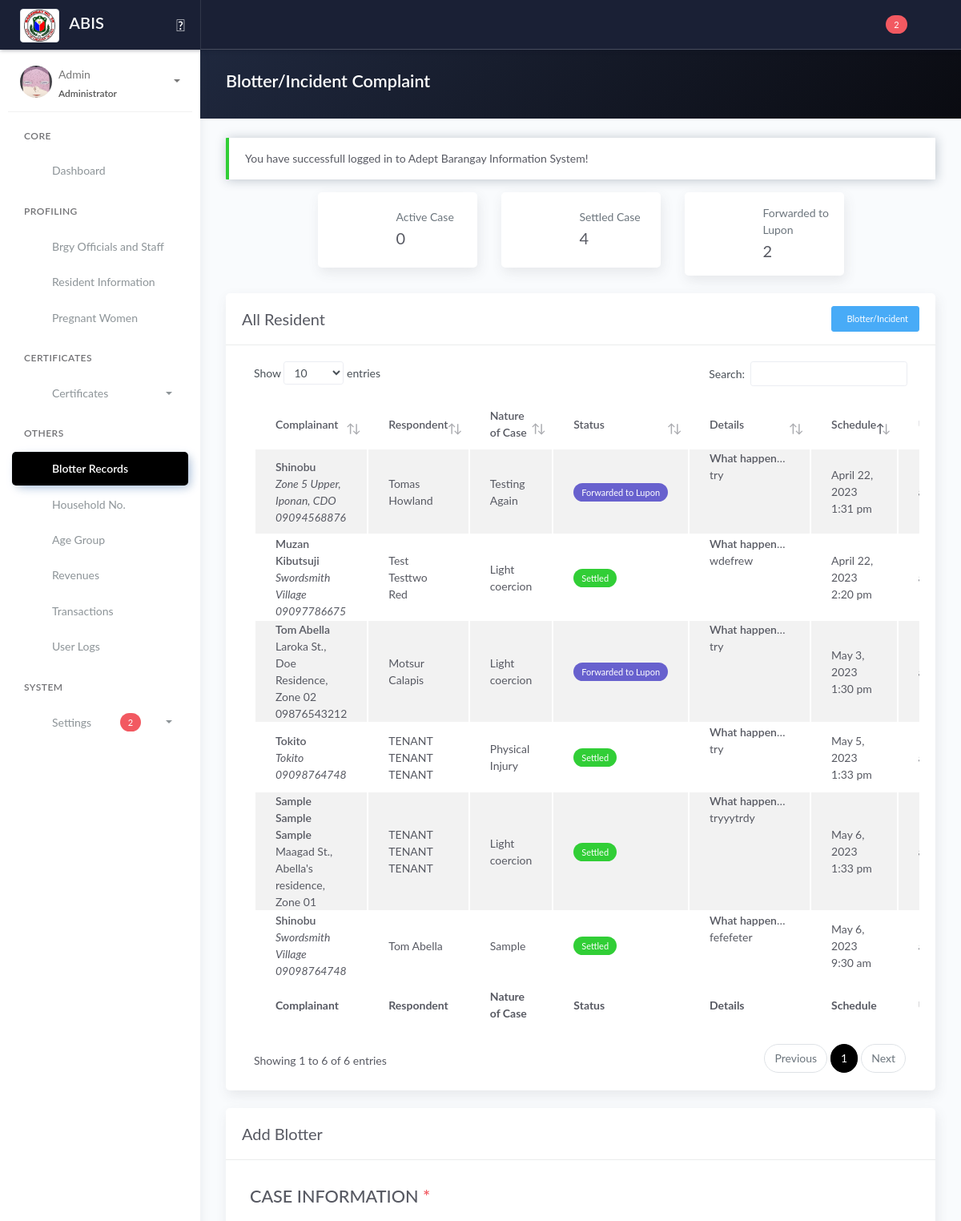
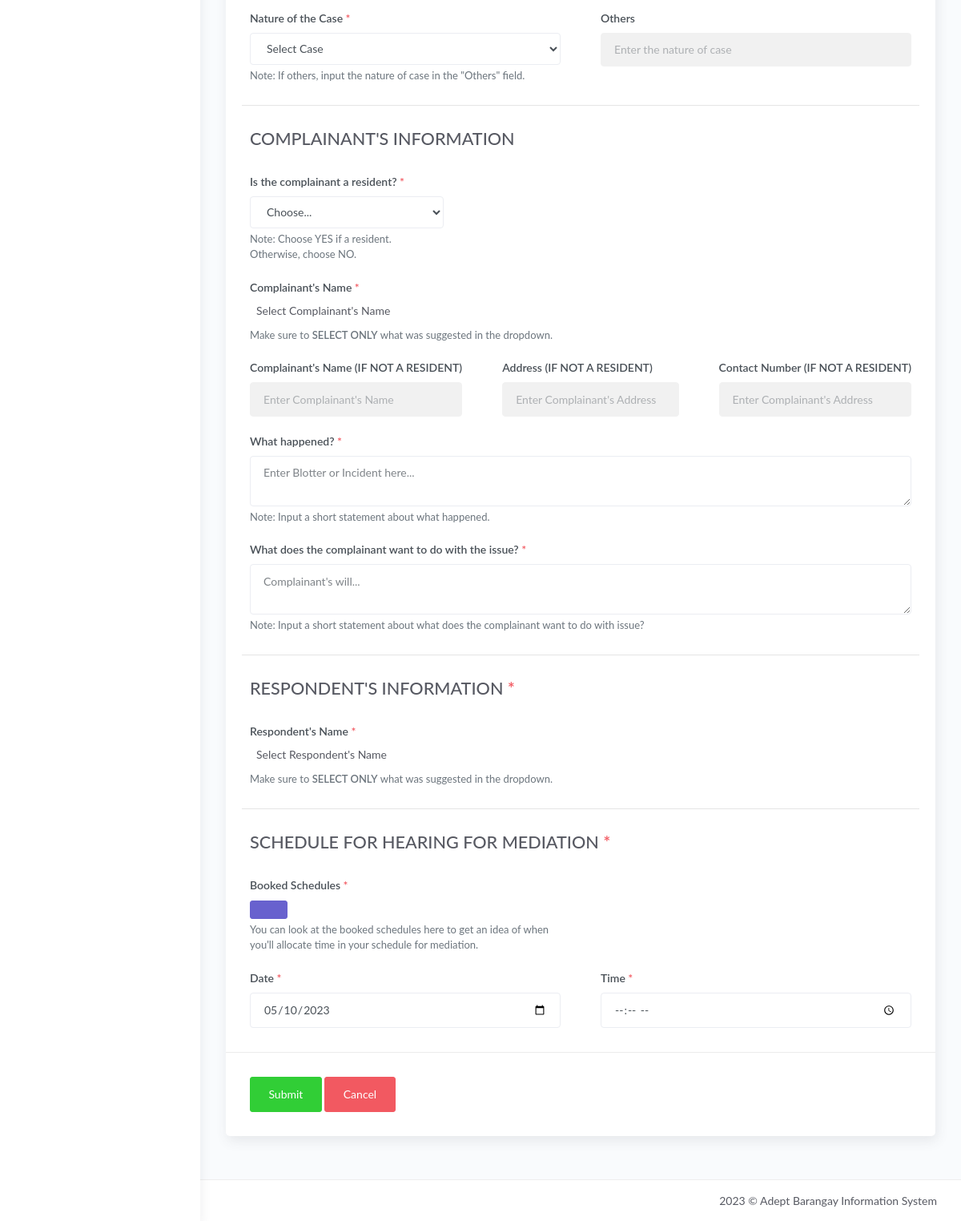
Screenshot of /blotter.php (signed in) with the database file from the repository (2 pictures, top to bottom).
### tables this page shows
CREATE TABLE `tblblotter` (
  `id_blotter` int(11) NOT NULL,
  `noc_id` varchar(100) DEFAULT NULL,
  `noc_others` varchar(100) DEFAULT 'N/A',
  `comp_id` varchar(10) DEFAULT 'N/A',
  `comp_nameNotResident` varchar(255) DEFAULT 'N/A',
  `comp_addNotResident` varchar(255) DEFAULT 'N/A',
  `comp_cnumNotResident` varchar(255) DEFAULT 'N/A',
  `comp_what` text DEFAULT NULL,
  `comp_what2` text DEFAULT NULL,
  `resp_id` varchar(255) DEFAULT NULL,
  `blotter_status` varchar(50) DEFAULT 'Active',
  `created_at_blotter` timestamp NOT NULL DEFAULT current_timestamp(),
  `updated_at_blotter` timestamp NOT NULL DEFAULT current_timestamp() ON UPDATE current_timestamp(),
  `id_user` varchar(25) DEFAULT NULL
);

CREATE TABLE `tblresident2` (
  `id_resident` int(11) NOT NULL,
  `national_id` varchar(100) NOT NULL,
  `region` varchar(10) NOT NULL,
  `city` varchar(100) NOT NULL,
  `province` varchar(100) NOT NULL,
  `barangay` varchar(100) NOT NULL,
  `citizenship` varchar(100) NOT NULL,
  `picture` text NOT NULL,
  `firstname` varchar(100) NOT NULL,
  `middlename` varchar(100) NOT NULL,
  `lastname` varchar(100) NOT NULL,
  `ext` varchar(10) NOT NULL,
  `alias` varchar(20) NOT NULL,
  `birthplace` varchar(100) NOT NULL,
  `birthdate` date NOT NULL,
  `sex` varchar(20) NOT NULL,
  `civilstatus` varchar(20) NOT NULL,
  `residence_type` varchar(25) NOT NULL COMMENT 'new; co-occupant; tenant',
  `id_household` int(80) NOT NULL,
  `family_head` varchar(10) NOT NULL,
  `date_of_residence` date NOT NULL,
  `vstatus` varchar(10) NOT NULL,
  `identified_as` varchar(20) NOT NULL,
  `phone` varchar(100) NOT NULL,
  `email` varchar(100) NOT NULL,
  `occupation` varchar(100) NOT NULL,
  `resident_type` int(20) NOT NULL DEFAULT 1 COMMENT '1 = Alive; 0 = Deceased',
  `id_org` varchar(100) NOT NULL,
  `pwd` varchar(5) NOT NULL,
  `indigent` varchar(5) NOT NULL,
  `remarks` text NOT NULL,
  `res_updated_at` timestamp NOT NULL DEFAULT current_timestamp() ON UPDATE current_timestamp(),
  `id_user` int(11) NOT NULL
);

CREATE TABLE `tbl_household` (
  `id_household` int(11) NOT NULL,
  `household_number` int(100) NOT NULL,
  `house_no` int(100) NOT NULL COMMENT '(2.1)',
  `id_purok` varchar(50) NOT NULL,
  `household_street_name` varchar(100) NOT NULL COMMENT '(2.2)',
  `household_address` varchar(250) NOT NULL COMMENT '(2.3)',
  `household_type` varchar(250) NOT NULL
);

CREATE TABLE `tblpurok` (
  `id_purok` int(11) NOT NULL,
  `purok_name` varchar(255) DEFAULT NULL,
  `purok_details` text DEFAULT NULL
);

CREATE TABLE `tbl_nature_of_case` (
  `noc_id` int(11) NOT NULL,
  `noc_name` varchar(100) NOT NULL,
  `noc_details` varchar(255) NOT NULL,
  `id_user` varchar(10) NOT NULL,
  `noc_updated_at` timestamp NOT NULL DEFAULT current_timestamp() ON UPDATE current_timestamp()
);

CREATE TABLE `tblblotter_schedule` (
  `id_blotter_schedule` int(11) NOT NULL,
  `id_blotter` int(11) NOT NULL,
  `blotter_date` date NOT NULL,
  `blotter_time` time NOT NULL,
  `created_at_blotter_schedule` timestamp NOT NULL DEFAULT current_timestamp(),
  `updated_at_blotter_schedule` timestamp NOT NULL DEFAULT current_timestamp() ON UPDATE current_timestamp()
);

### blotter.php (the view, shortened to what the rows shown need)
<?php include 'server/server.php' ?>
<?php
$query  = "SELECT *, tblblotter.id_blotter as id, tbl_users.id_user as user_id FROM tblblotter JOIN tbl_users ON tbl_users.id_user=tblblotter.id_user";
$result = $conn->query($query);
$blotter = array();
while ($row = $result->fetch_assoc()) {
	$blotter[] = $row;
}
$query4 = "SELECT * FROM tblresident2 ORDER BY firstname ASC";
$result4 = $conn->query($query4);
?>
<!DOCTYPE html>
<html lang="en">
<head>
	<?php include 'templates/header.php' ?>
	<link rel="stylesheet" href="assets/js/plugin/dataTables.dateTime.min.css">
	<link rel="stylesheet" href="assets/js/plugin/datatables/Buttons-1.6.1/css/buttons.dataTables.min.css">
	<link rel="stylesheet" href="assets/css/select2.min.css" />
	<link rel="stylesheet" href="https://cdn.jsdelivr.net/npm/@ttskch/select2-bootstrap4-theme@x.x.x/dist/select2-bootstrap4.min.css">
</head>
<body>
	<div class="wrapper">
		<div class="main-panel">
			<div class="content">
				<div class="panel-header bg-dark-gradient">
					<div class="page-inner">
						<div class="d-flex align-items-left align-items-md-center flex-column flex-md-row">
							<div>
								<h2 class="text-white fw-bold">Blotter/Incident Complaint</h2>
							</div>
						</div>
					</div>
				</div>
				<div class="page-inner">
					<div class="row mt--2">
						<div class="col">
							<div class="card">
								<div class="card-body">
									<div class="table-responsive">
										<table id="blottertable" class="display table table-striped">
											<thead>
												<tr>
													<th scope="col">Complainant</th>
													<th scope="col">Respondent</th>
													<th scope="col">Nature of Case</th>
													<th scope="col">Status</th>
													<th scope="col">Details</th>
													<th scope="col">Schedule</th>
													<th scope="col">User</th>
												</tr>
											</thead>
											<tbody>
												<?php if (!empty($blotter)) : ?>
													<?php foreach ($blotter as $row) : ?>
														<tr>
															<td>
																<?php
																if ($row['comp_id'] !== "N/A") {
																	$comp_id = $row['comp_id'];
																	$sqlComplainant = "SELECT * FROM tblresident2 WHERE id_resident = '$comp_id'";
																	$queryComplainant = $conn->query($sqlComplainant);
																	$complainant = $queryComplainant->fetch_assoc();
																	$h_id = $complainant['id_household'];
																	$queryHouseholdNumber = "SELECT * FROM tbl_household WHERE id_household='$h_id'";
																	$resultHouseholdNumber = $conn->query($queryHouseholdNumber);
																	$householdnum = $resultHouseholdNumber->fetch_assoc();
																	$p_name = $householdnum['id_purok'];
																	$queryPurokName = "SELECT * FROM tblpurok WHERE id_purok='$p_name'";
																	$resultPurokName = $conn->query($queryPurokName);
																	$pname = $resultPurokName->fetch_assoc();
																	echo "<span class='fw-bold'>" . $complainant['firstname'] . ' ' . $complainant['middlename'] . ' ' . $complainant['lastname'] . "</span><br>" . $householdnum['household_street_name'] . ', ' . $householdnum['household_address'] . ', ' . $pname['purok_name'] . '<br>' . $complainant['phone'];
																} elseif ($row['comp_id'] == "N/A") {
																	echo "<span class='fw-bold'>" . $row['comp_nameNotResident'] . "</span><br><span class='font-italic'>" . $row['comp_addNotResident'] . '<br>' . $row['comp_cnumNotResident'] . '</span>';
																}
																?>
															</td>
															<td>
																<?php
																if (isset($row['resp_id'])) {
																	$resp_name = $row['resp_id'];
																	$sqlRespondent = "SELECT * FROM tblresident2 WHERE id_resident = '$resp_name'";
																	$queryRespondent = $conn->query($sqlRespondent);
																	foreach ($queryRespondent as $respondent) {
																		echo $f_name = $respondent['firstname'] . ' ' . $respondent['middlename'] . ' ' . $respondent['lastname'];
																	}
																}
																?>
															</td>
															<td>
																<?php
																if ($row['noc_id'] == 'Others') {
																	echo ucwords($row['noc_others']);
																} else {
																	$noc = $row['noc_id'];
																	$sqlNoc = "SELECT * FROM tbl_nature_of_case WHERE noc_id='$noc'";
																	$queryNoc = $conn->query($sqlNoc);
																	foreach ($queryNoc as $nocName) {
																		echo $nocName['noc_name'];
																	}
																}
																?>
															</td>
															<td>
																<?php if ($row['blotter_status'] == 'Settled') : ?>
																	<span class="badge badge-success">Settled</span>
																<?php elseif ($row['blotter_status'] == 'Active') : ?>
																	<span class="badge badge-danger">Active</span>
																<?php elseif ($row['blotter_status'] == 'Forwarded to Lupon') : ?>
																	<span class="badge badge-secondary">Forwarded to Lupon</span>
																<?php endif ?>
															</td>
															<td class="d-inline-block text-truncate" style="max-width: 100px;"><?= '<b>What happened: </b>' . '<br>' . $row['comp_what'] . '<br><br>' . '<b>Action: </b>' . '<br>' . $row['comp_what2'] ?></td>
															<td>
																<?php
																$getIdBlotter = $row['id_blotter'];
																$queryGetSched = "SELECT * FROM tblblotter_schedule WHERE id_blotter = '$getIdBlotter' ORDER BY id_blotter_schedule DESC LIMIT 1";
																$resultGetSched = $conn->query($queryGetSched);
																$GetSched = $resultGetSched->fetch_assoc();
																?>
																<?= date("F j, Y", strtotime($GetSched['blotter_date'])) . ' ' . date("g:i a", strtotime($GetSched['blotter_time'])) ?>
															</td>
															<td><?= $row['user_username'] ?></td>
														</tr>
													<?php endforeach ?>
												<?php endif ?>
											</tbody>
											<tfoot>
												<tr>
													<th scope="col">Complainant</th>
													<th scope="col">Respondent</th>
													<th scope="col">Nature of Case</th>
													<th scope="col">Status</th>
													<th scope="col">Details</th>
													<th scope="col">Schedule</th>
													<th scope="col">User</th>
												</tr>
											</tfoot>
										</table>
									</div>
								</div>
							</div>
						</div>
					</div>
					<div class="row mt--2" id="addBlotterForm">
						<div class="col-md-12">
							<div class="card">
								<div class="card-body">
									<form method="POST" action="model/save_blotter.php" onsubmit="return confirm('Are you sure you want to submit this form?');">
										<div class="row">
											<div class="col-md-6">
												<div class="form-group">
													<b>
														<h2>CASE INFORMATION<span class="text-danger"><b> *</b></span></h2>
													</b>
												</div>
											</div>
										</div>
										<div class="row">
											<div class="col-md-6">
												<div class="form-group">
													<b>
														<h2>COMPLAINANT'S INFORMATION</h2>
													</b>
												</div>
											</div>
										</div>
										<div class="row">
											<div class="col-md-6">
												<div class="form-group">
													<b>
														<h2>RESPONDENT'S INFORMATION<span class="text-danger"><b> *</b></span></h2>
													</b>
												</div>
											</div>
										</div>
										<div class="row">
											<div class="col-md-12">
												<div class="form-group">
													<b>
														<h2>SCHEDULE FOR HEARING FOR MEDIATION<span class="text-danger"><b> *</b></span></h2>
													</b>
												</div>
											</div>
										</div>
								</div>
							</div>
						</div>
					</div>
				</div>
			</div>
		</div>
	</div>
	<?php include 'templates/footer.php' ?>
</body>
</html>

### rows the page displays
tblblotter: tblresident2.firstname "Tom", tblresident2.lastname "Abella", tbl_household.household_street_name "Laroka St.", tbl_household.household_address "Doe Residence", tblpurok.purok_name "Zone 02", tblresident2.phone "09876543212", shows "Forwarded to Lupon", comp_what "try", tblblotter_schedule.blotter_date "May 3, 2023", tblblotter_schedule.blotter_time "1:30 pm"
tblresident2: firstname+middlename+lastname "Motsur Calapis"
tbl_nature_of_case: noc_name "Light coercion"
tblblotter: comp_nameNotResident "Shinobu", comp_addNotResident "Zone 5 Upper, Iponan, CDO", comp_cnumNotResident "09094568876", noc_others "Testing Again", shows "Forwarded to Lupon", comp_what "try", tblblotter_schedule.blotter_date "April 22, 2023", tblblotter_schedule.blotter_time "1:31 pm"
tblresident2: firstname+middlename+lastname "Tomas Howland"
tblblotter: comp_nameNotResident "Muzan Kibutsuji", comp_addNotResident "Swordsmith Village", comp_cnumNotResident "09097786675", blotter_status "Settled", comp_what "wdefrew", tblblotter_schedule.blotter_date "April 22, 2023", tblblotter_schedule.blotter_time "2:20 pm"
tblresident2: firstname+middlename+lastname "Test Testtwo Red"
tblblotter: tblresident2.firstname "Sample", tblresident2.middlename "Sample", tblresident2.lastname "Sample", tbl_household.household_street_name "Maagad St.", tbl_household.household_address "Abella's residence", tblpurok.purok_name "Zone 01", blotter_status "Settled", comp_what "tryyytrdy", tblblotter_schedule.blotter_date "May 6, 2023", tblblotter_schedule.blotter_time "1:33 pm"
tblresident2: firstname+middlename+lastname "TENANT TENANT TENANT"
tblblotter: comp_nameNotResident "Tokito", comp_addNotResident "Tokito", comp_cnumNotResident "09098764748", blotter_status "Settled", comp_what "try", tblblotter_schedule.blotter_date "May 5, 2023", tblblotter_schedule.blotter_time "1:33 pm"
tbl_nature_of_case: noc_name "Physical Injury"
tblblotter: comp_nameNotResident "Shinobu", comp_addNotResident "Swordsmith Village", comp_cnumNotResident "09098764748", noc_others "Sample", blotter_status "Settled", comp_what "fefefeter", tblblotter_schedule.blotter_date "May 6, 2023", tblblotter_schedule.blotter_time "9:30 am"
tblresident2: firstname+middlename+lastname "Tom Abella"

### other values shown
$resultSupport "2"
$_SESSION['username'] "Admin"
$_SESSION['role'] "Administrator"
$_SESSION['message'] "You have successfull logged in to Adept Barangay Information System!"
$active "0"
$settled "4"
$ftl "2"
